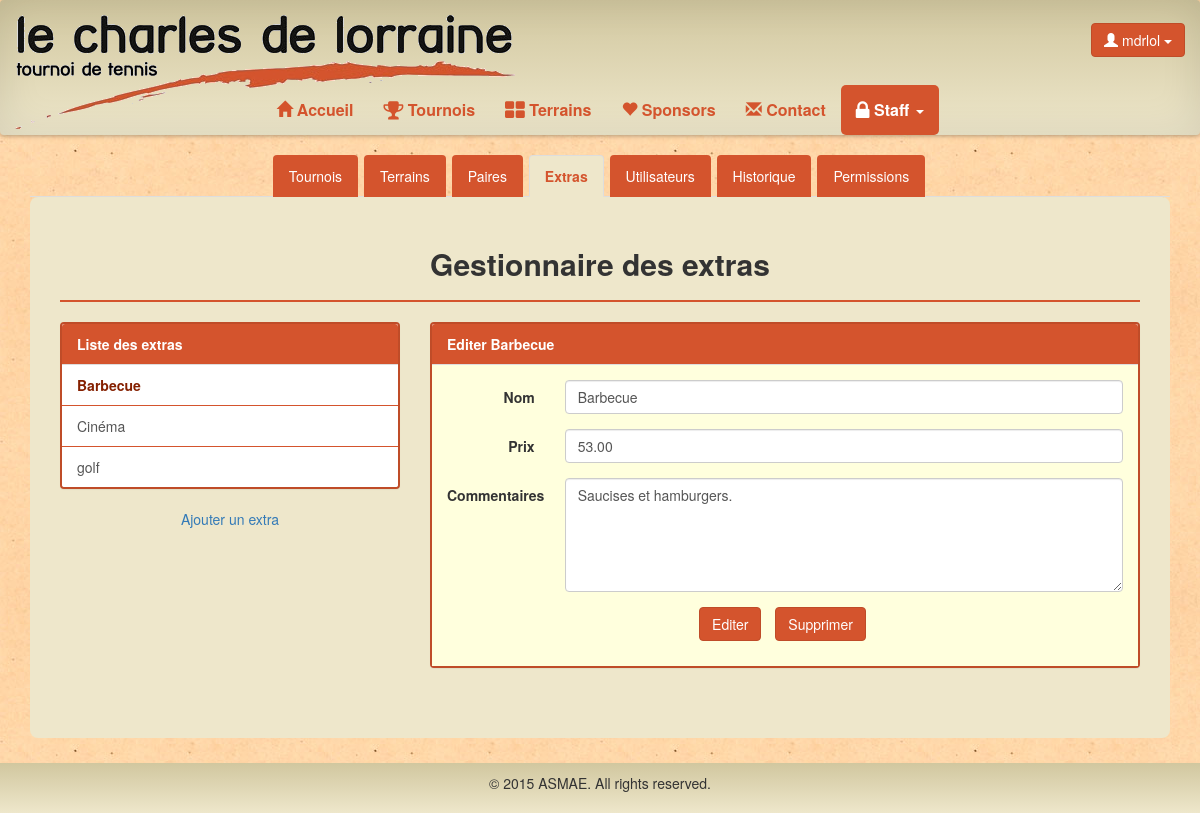
The page /tennis/staff/extras (signed in) on the database as committed earlier.
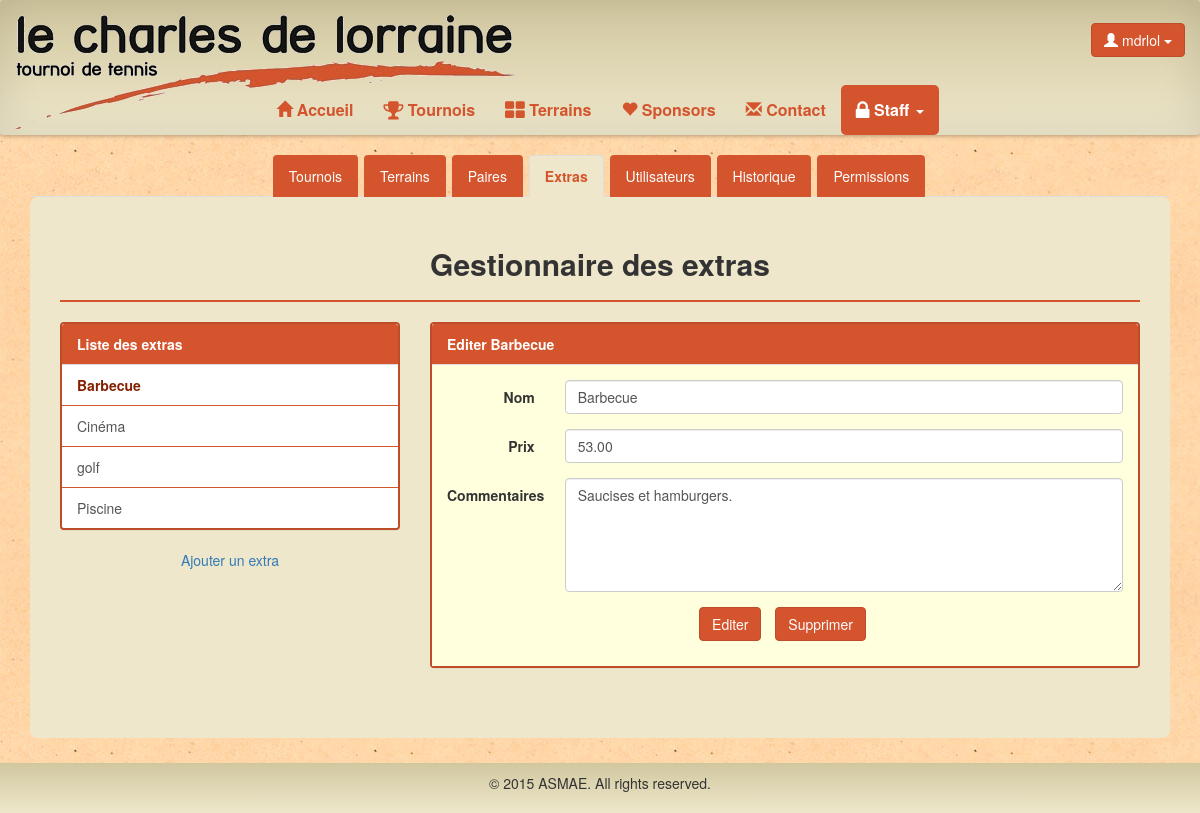
The same page on the database as committed later.
### tennis/models.py (models this page shows, shortened)
class Extra(models.Model):
	id = models.AutoField(primary_key=True)
	nom = models.CharField(max_length=30)
	prix = models.DecimalField(max_digits=11,decimal_places=2)
	commentaires = models.TextField(null=True)
	class Meta:
		verbose_name = "Extra"
		permissions = (
			("Extra", "Manage Extra"),
		)

### tennis/views.py (the view, shortened to what this page needs)
@permission_required('tennis.Extra')
def staffExtra(request):
	Ex = Extra.objects.all()
	if request.user.is_authenticated():
		return render(request,'tennis/staffExtra.html',locals())
	return redirect(reverse(home))

### tennis/templates/tennis/staffExtra.html (shortened to what this page needs)
{% extends "tennis/staff.html" %}
{% block ongExtras %}class="active"{% endblock %}
{% block bodyStaff %}
<div class="content-box" id="gestionExtra">
	<h2 class="center">Gestionnaire des extras</h2>
	<hr class="line">
	<div class="row">
		<div class="col-md-4">
			<div class="panel panel-default">
				<div class="panel-heading">Liste des extras</div>
				<div class="list-group" id="listExtra">
					{% for extra in Ex %}
					<a onClick="extra('{{ extra.id }}', '{{ extra.nom }}','{{ extra.prix }}','{{ extra.commentaires }}')" id="{{ extra.id }}" href="javascript:void(0);" class="list-group-item">{{ extra.nom }}</a>
					{% endfor %}
				</div>
			</div>
		    <a onclick="addExtra()" href="javascript:void(0);" class="center center-block">Ajouter un extra</a>
		</div>
		<div class="col-md-8">
			<form class="form-horizontal" name="editExtra" id="editExtra" role="form" method="post" action="{% url "tennis.views.staffExtra" %}">
				<div class="panel panel-default">
					<div class="panel-heading" id="formTitle">
					</div>
					<div class="panel-body">
						<div class="form-group">
					      <label class="control-label col-sm-2" for="username">Nom</label>
					      <div class="col-sm-10">
					      	<input type="text" class="form-control" maxlength="30" name="name" id="extraName" value="{{ Ex.0.nom }}">
					      </div>
					    </div>
						<div class="form-group">
					      <label class="control-label col-sm-2" for="username">Prix</label>
					      <div class="col-sm-10">
					      	<input type="text" class="form-control" maxlength="30" name="price" id="extraPrice" value="{{ Ex.0.prix }}">
					      </div>
					    </div>
						<div class="form-group">
					      <label class="control-label col-sm-2" for="username">Commentaires</label>
					      <div class="col-sm-10">
					      	<textarea class="form-control" rows="5" name="message" id="extracommentaire">{{ Ex.0.commentaires }}</textarea>
					      </div>
					    </div>
						<ul class="list-inline text-center">
							<li>
								<button class="btn-default btn" name="action" value="modifyExtra">Editer</button>
							</li>
							<li>
								<button class="btn-default btn" type="button" data-toggle="modal" data-target="#myModal">Supprimer</button>
							</li>
						</ul>
					</div>
				</div>
			  </form>
		</div>
	</div>
</div>
{% endblock %}

Rows that differ between the two databases and show on the page:
added Extra: nom "Piscine"
